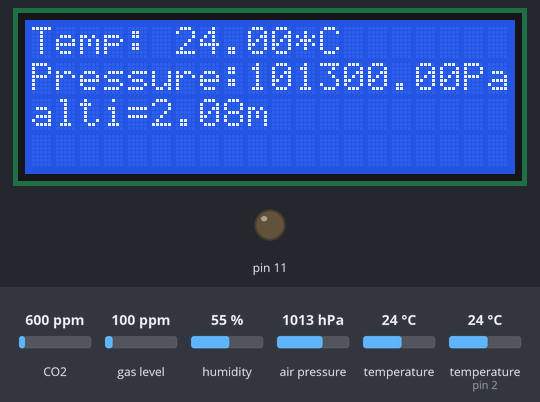
Simulated run of this sketch. Board: Arduino Uno, built with avr-gcc and run on an emulated ATmega328P. Shown: 20×4 character LCD, output pins drawn as LEDs (lit = HIGH). The test bench sets the inputs (shaded band); at power-on: air pressure 1013 hPa, temperature 24 °C, CO2 600 ppm, gas level 100 ppm, humidity 55 %, temperature (sensor on pin 2) 24 °C. No MQTT or app messages arrive unless stated.

Above: at 10.7 s.
10.8 s: air pressure set to 952 hPa
At 20.8 s:
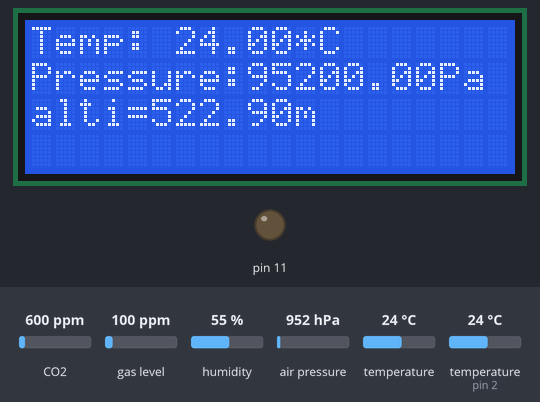
23.6 s: temperature (sensor 0) set to 12 °C
At 30.9 s:
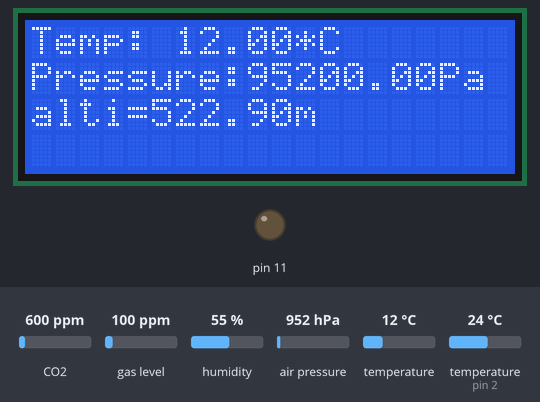
32.1 s: CO2 set to 452 ppm
At 45.3 s:
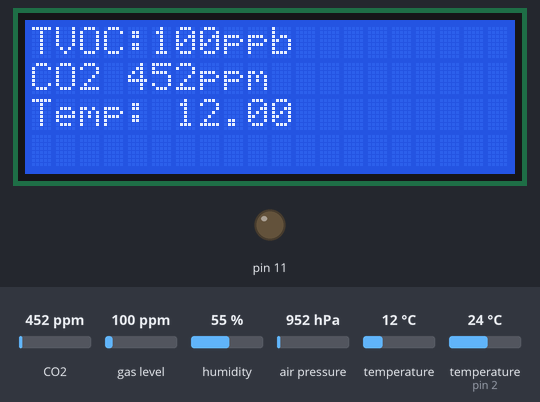
46.1 s: air pressure set to 975 hPa
At 52.0 s:
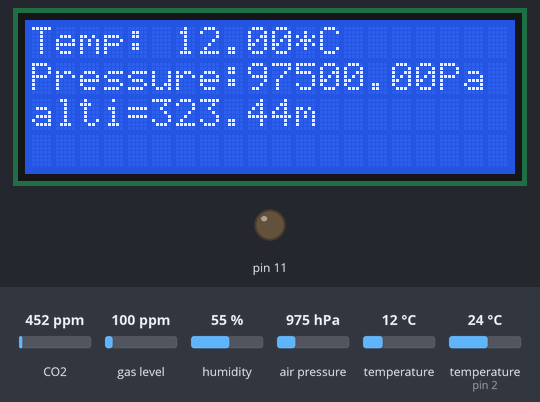
52.7 s: gas level set to 20 ppm
At 64.5 s:
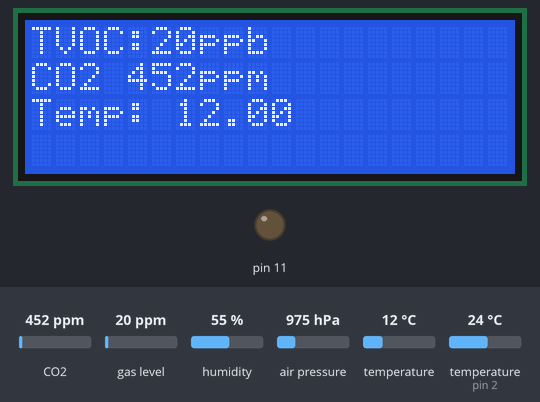
Timing chart, 0 to 66.0 s (numbered marks = the images above; inputs shaded):
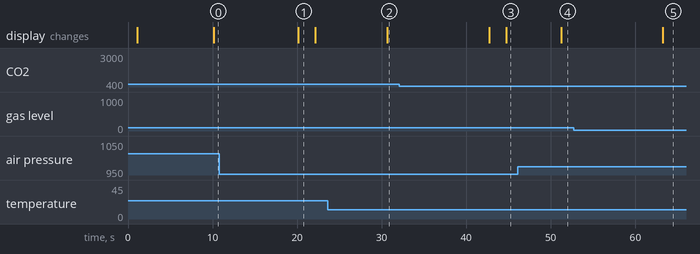

Measured:
- after the input at 10.8 s, the display: changes after 9.4 s (image 1)
- after the input at 23.6 s, the display: changes after 7.1 s (image 2)
- after the input at 46.1 s, the display: changes after 5.1 s (image 4)
- what the display in image 1 shows lasts 2.0 s, from 20.2 s to 22.2 s

The sketch:

scanopy_cs811.ino
```cpp
#define TINY_GSM_MODEM_SIM800
#include <Wire.h>
#include <Adafruit_Sensor.h>
#include <Adafruit_BMP280.h>
#include <LiquidCrystal.h>
#include "DHT.h"
#include "Adafruit_CCS811.h"
#include <SoftwareSerial.h>
#include <TinyGsmClient.h>
#include <PubSubClient.h>
#include "Timer.h"
//#define BMP_SCK 13
//#define BMP_MISO 12
//#define BMP_MOSI 11
//#define BMP_CS 10
char myBuffer1[10];
Adafruit_CCS811 ccs;
SoftwareSerial mySerial(8, 9);
TinyGsm modem(mySerial);
TinyGsmClient client(modem);
PubSubClient mqtt(client);
Timer t;
// Your GPRS credentials
// Leave empty, if missing user or pass
const char apn[]  = "web.vodafone.de";
const char user[] = "";
const char pass[] = "";
// or Software mySerial on Uno, Nano
const char* broker = "broker.hivemq.com";
long lastReconnectAttempt = 0;
Adafruit_BMP280 bmp; // I2C
const int rs = 10, en = 13, d4 = 4, d5 = 5, d6 = 6, d7 = 7;
LiquidCrystal lcd(rs, en, d4, d5, d6, d7);

int counter = 0;

#define DHTPIN 2     // what pin we're connected to

// Uncomment whatever type you're using!
//#define DHTTYPE DHT11   // DHT 11
#define DHTTYPE DHT22   // DHT 22  (AM2302)
DHT dht(DHTPIN, DHTTYPE);
const char* topicinit="/scano/init/py3";
const char* topictvoc="/scano/tvoc/py3";
const char* topicco2="/scano/co2/py3";
const char* topicp1e="/scano/pm1env/py3";
const char* topicp25e="/scano/pm25env/py3";
const char* topicp10e="/scano/pm10env/py3";
const char* topicp1s= "/scano/pm1std/py3";
const char* topicp25s="/scano/pm25std/py3";
const char* topicp10s="/scano/pm10std/py3";
const char* topichum="/scano/hum/py3";
const char* topictemp="/scano/temp/py3";
const char* topicpres= "/scano/pressure/py3";
const char* topicalt= "/scano/altitude/py3";
const char* topicheat= "/scano/heat/py3";

void setup() {
Serial.begin(9600);
mySerial.begin(9600);
pinMode(11,OUTPUT);
digitalWrite(11,LOW);
int fiveMinutes = t.every(90000, FiveMinutes);
int bmpr = t.every(10000, readbmp);
int dhtr = t.every(40000, readdht);
int ccsr = t.every(20000, readCCS);
int pmr = t.every(45000, readpm);
lcd.begin(20,4);
lcd.clear();
lcd.setCursor(0,0);
  lcd.print(F("Wait for network:"));
  initgsm();
  //Serial.println(F("BMP280 test"));
    dht.begin();
  if (!bmp.begin()) {
   // lcd.print(F("check wiring!"));
    //while (1);
  }
  //Serial.println("CCS811 test");

 if(!ccs.begin()){
   //lcd.print("check wiring.");   while(1);
 }
//delay(5000);
 //calibrate temperature sensor
 while(!ccs.available());
 //float temp = ccs.calculateTemperature();
 //ccs.setTempOffset(temp - 25.0);


  lcd.setCursor(13,1);
  lcd.print(F("OK"));
  delay(2000);
  // MQTT Broker setup
  mqtt.setServer(broker, 1883);
  mqtt.setCallback(mqttCallback);
   //mqtt.publish(topicPower, "0");
 }

 void initgsm(){
  //modem.restart();
  // Unlock your SIM card with a PIN

  if (!modem.waitForNetwork()) {
    lcd.print("fail");
    delay(1000);
    while (true);
  }
lcd.print(" OK");
delay(1000);
lcd.setCursor(0,1);
  lcd.print(("Connect APN:"));
  //lcd.print(apn);
  if (!modem.gprsConnect(apn, user, pass)) {
    lcd.setCursor(0,3);
    //lcd.print(F(" fail"));
    while (true);
  }
 }
void mqttCallback(char* topic, byte* payload, unsigned int len) {
  //mySerial.print(F("Message arrived ["));
  //mySerial.print(topic);
  //mySerial.print(F("]: "));
 // mySerial.write(payload, len);
  mySerial.println();
}

 boolean mqttConnect() {
  if (!mqtt.connect("py3")) {
    //lcd.setCursor(0,1);
   // lcd.print("fail ");
    return false;
  }
  //lcd.setCursor(0,1);
 // lcd.print("OK   ");
  //mqtt.publish(topic, "GsmClientTest started");
  //mqtt.subscribe(topicinit);
  return mqtt.connected();
  delay(100);
}
void ResetModule()
{
  modem.restart();
 // Unlock your SIM card with a PIN
  if (!modem.waitForNetwork()) {
    //mySerial.print("fail");
    while (true);
  }
  //lcd.print(apn);
  if (!modem.gprsConnect(apn, user, pass)) {
    while (true);
  }
  // MQTT Broker setup
  mqtt.setServer(broker, 1883);
  mqtt.setCallback(mqttCallback);
}


struct pms5003data {
  uint16_t framelen;
  uint16_t pm10_standard, pm25_standard, pm100_standard;
  uint16_t pm10_env, pm25_env, pm100_env;
  uint16_t unused;
  uint16_t checksum;
};
void myhome(){
//Serial.flush();
readPMSdata(&Serial);
//readdht();
t.update();
//readpm();
//readCCS();
//readbmp();
delay(1000);
Serial.flush();
}

struct pms5003data data;
void readbmp(){
  lcd.clear();
   lcd.setCursor(0,0);
    lcd.print(("Temp: "));
    //lcd.print(bmp.readTemperature());
    //double temp = ccs.calculateTemperature();
  lcd.print(bmp.readTemperature());
    lcd.print("*C");
    lcd.setCursor(0,1);
    lcd.print(("Pressure:"));
    lcd.print(bmp.readPressure());
    lcd.print(F("Pa"));
      lcd.setCursor(0,2);
    lcd.print(("alti="));
    lcd.print(bmp.readAltitude(1013.25)); // this should be adjusted to your local forcase
    lcd.print("m");

    //Serial.println();
    delay(2000);


    // If you have a temperature / humidity sensor, you can set the absolute humidity to enable the humditiy compensation for the air quality signals
  //float temperature = 22.1; // [°C]
  //float humidity = 45.2; // [%RH]
  //sgp.setHumidity(getAbsoluteHumidity(temperature, humidity));

}

void readdht(){
  // Reading temperature or humidity takes about 250 milliseconds!
  // Sensor readings may also be up to 2 seconds 'old' (its a very slow sensor)
  float h = dht.readHumidity();
  // Read temperature as Celsius (the default)
  float t = dht.readTemperature();

  // Check if any reads failed and exit early (to try again).
  if (isnan(h) || isnan(t)) {
   // lcd.println("Failed!");
    return;
  }

  lcd.clear();
  lcd.setCursor(0,0);
  lcd.print(("Humi:"));
  lcd.print(h);
  lcd.setCursor(0,1);
  lcd.print(("Temp:"));
   //float f = dht.readTemperature(true);
  float temp = bmp.readTemperature();
  lcd.print(temp);
  lcd.print(("*C"));
  delay(2000);
}

void loop() {
  readPMSdata(&Serial);
  //myhome();
 if (mqtt.connected()) {
  mqtt.loop();
  readPMSdata(&Serial);
  myhome();
} else {
    myhome();
    // Reconnect every 10 seconds
    unsigned long t = millis();
    if (t - lastReconnectAttempt > 10000L) {
      lastReconnectAttempt = t;
      if (mqttConnect()) {
        lastReconnectAttempt = 0;
      }
    }
  }
}

boolean readPMSdata(Stream *s) {
  if (! s->available()) {
    return false;
  }

  // Read a byte at a time until we get to the special '0x42' start-byte
  if (s->peek() != 0x42) {
    s->read();
    return false;
  }

  // Now read all 32 bytes
  if (s->available() < 32) {
    return false;
  }

  uint8_t buffer[32];
  uint16_t sum = 0;
  s->readBytes(buffer, 32);

  // get checksum ready
  for (uint8_t i=0; i<30; i++) {
    sum += buffer[i];
  }

  // The data comes in endian'd, this solves it so it works on all platforms
  uint16_t buffer_u16[15];
  for (uint8_t i=0; i<15; i++) {
    buffer_u16[i] = buffer[2 + i*2 + 1];
    buffer_u16[i] += (buffer[2 + i*2] << 8);
  }

  // put it into a nice struct :)
  memcpy((void *)&data, (void *)buffer_u16, 30);

  if (sum != data.checksum) {
    //Serial.println("Checksum failure");
    return false;
  }
  // success!
  return true;
  //Serial.flush();
}


void readpm(){
 // Serial.flush();
 if (readPMSdata(&Serial))
 {
 if((data.pm25_standard>!3000)&&(data.pm100_standard>!3000)&&(data.pm100_standard>!3000)) {
    // reading data was successful!
    lcd.clear();
    lcd.setCursor(0,0);
    lcd.print("standard");
    lcd.setCursor(0,1);
    lcd.print("PM 1.0: "); lcd.print(data.pm10_standard);
    lcd.setCursor(0,2);
    lcd.print("PM 2.5: "); lcd.print(data.pm25_standard);

    lcd.setCursor(0,3);
    lcd.print("PM 10:"); lcd.print(data.pm100_standard);

    delay(2000);
    }
  }
}

void FiveMinutes()
{
  lcd.clear();
  lcd.print(F("Scanopy Smart"));
  lcd.setCursor(0,1);
  lcd.print(F("Pollution Meter"));
 // delay(7000);
double humidity, temp,pres, alti,heat;
//TVOC concentration

   itoa(ccs.getTVOC(),myBuffer1,10);
   mqtt.publish(topictvoc, myBuffer1,true);
   delay(2000);
   //eCO2 concentration
   itoa(ccs.geteCO2(),myBuffer1,10);
   mqtt.publish(topicco2,myBuffer1 ,true);
    delay(2000);
    //temp = ccs.calculateTemperature();
    temp=bmp.readTemperature();
    dtostrf(temp,1,2,myBuffer1);
    mqtt.publish(topictemp, myBuffer1,true);
      delay(1000);
    //Humidity
    humidity =dht.readHumidity();
    dtostrf(humidity,1,2,myBuffer1);
    mqtt.publish(topichum, myBuffer1,true);
    delay(1000);
    //Barometric pressure
    pres =bmp.readPressure();
    dtostrf(pres,1,2,myBuffer1);
    mqtt.publish(topicpres, myBuffer1,true);
    delay(2000);
    //altitude Abpve sea level
    alti =bmp.readAltitude();
    dtostrf(alti,1,2,myBuffer1);
    mqtt.publish(topicalt, myBuffer1,true);
    delay(2000);
    Serial.flush();
    delay(2000);
    readpm();
  if((data.pm25_env>!3000)||(data.pm100_env>!3000)||(data.pm100_standard>!3000)){
   itoa((data.pm100_env),myBuffer1,10);
    mqtt.publish(topicp1s,myBuffer1 ,true);
    delay(1000);
    itoa((data.pm25_standard),myBuffer1,10);
    mqtt.publish(topicp25s,myBuffer1 ,true);
     delay(1000);
     itoa((data.pm100_standard),myBuffer1,10);
    mqtt.publish(topicp10s,myBuffer1 ,true);
      delay(1000);
     itoa((data.pm10_env),myBuffer1,10);
    mqtt.publish(topicp1e,myBuffer1 ,true);
     delay(1000);
    itoa((data.pm25_env),myBuffer1,10);
    mqtt.publish(topicp25e,myBuffer1 ,true);
     delay(1000);
    itoa((data.pm100_env),myBuffer1,10);
    mqtt.publish(topicp10e,myBuffer1 ,true);
     delay(1000);
  }
  else{
    mqtt.publish(topicp1s,"4",true);
    delay(1000);
    mqtt.publish(topicp25s,"11" ,true);
     delay(1000);
    mqtt.publish(topicp10s,"15" ,true);
      delay(1000);
    mqtt.publish(topicp1e,"12" ,true);
     delay(1000);
    mqtt.publish(topicp25e,"7" ,true);
     delay(1000);
    mqtt.publish(topicp10e,"14" ,true);
     delay(1000);
  }
    ResetModule();
}

void readCCS(){
  if(ccs.available()){
  float temp = bmp.readTemperature();
    if(!ccs.readData()){
  lcd.clear();
  lcd.setCursor(0,0);
  lcd.print(("TVOC:")); lcd.print(ccs.getTVOC()); lcd.print(("ppb"));
  lcd.setCursor(0,1);
  lcd.print(("CO2 ")); lcd.print(ccs.geteCO2()); lcd.print(("ppm"));
  lcd.setCursor(0,2);
  lcd.print(("Temp: "));
  lcd.print(temp);
  delay(1000);
    }
  }
  delay(500);
}
```
